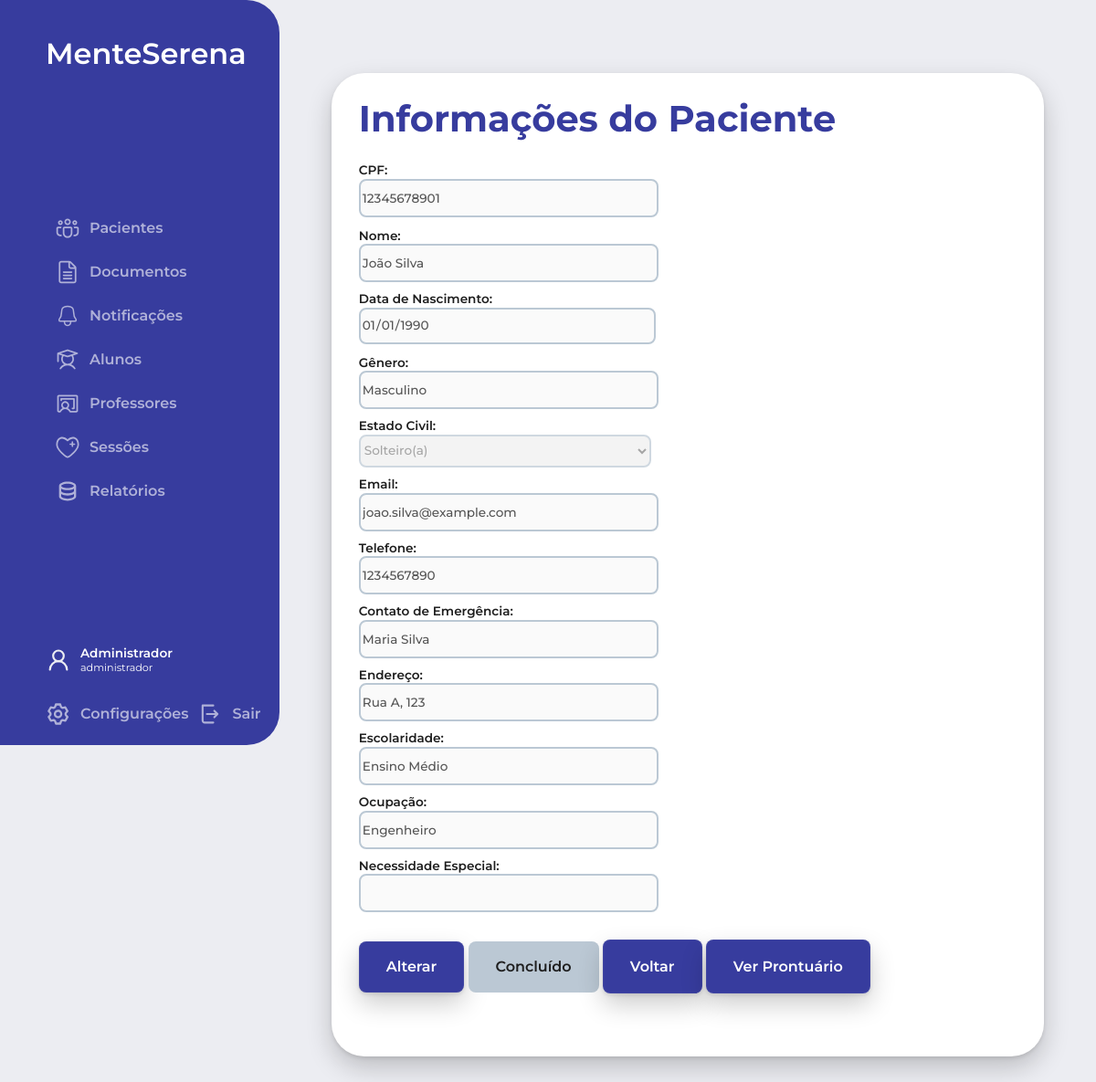
The page /php/acessarPacientes.php?id=1 (signed in) on the database its author committed.
### tables this page shows
CREATE TABLE Pacientes (
    id_paciente INT AUTO_INCREMENT PRIMARY KEY,
    cpf VARCHAR(14) NOT NULL,
    nome VARCHAR(50) NOT NULL,
    data_nascimento DATE NOT NULL,
    genero ENUM('Masculino', 'Feminino', 'Outro') NOT NULL,
    estado_civil ENUM('Solteiro(a)', 'Casado(a)', 'Divorciado(a)', 'Viúvo(a)') NOT NULL,
    email VARCHAR(50) NOT NULL,
    telefone VARCHAR(15) NOT NULL,
    contato_emergencia VARCHAR(50) NOT NULL,
    endereco VARCHAR(50) NOT NULL,
    escolaridade VARCHAR(20) NOT NULL,
    ocupacao VARCHAR(50) NOT NULL,
    necessidade_especial VARCHAR(20)
);

### php/acessarPacientes.php (the view, shortened to what this page needs)
<?php
include('../config.php');
$idPaciente = isset($_GET['id']) ? $_GET['id'] : '';
$queryPaciente = "SELECT * FROM Pacientes WHERE id_paciente = ?";
$stmtPaciente = mysqli_prepare($conn, $queryPaciente);
mysqli_stmt_bind_param($stmtPaciente, "i", $idPaciente);
mysqli_stmt_execute($stmtPaciente);
$resultPaciente = mysqli_stmt_get_result($stmtPaciente);
$paciente = mysqli_fetch_assoc($resultPaciente);
?>
<!DOCTYPE html>
<html lang="pt-br">
<head>
  <link rel="stylesheet" href="../estilo.css">
  <link rel="stylesheet" href="../css/sidebar.css">
  <link rel="stylesheet" href="../css/mainContent.css">
</head>
<body>
  <div class="body_section">
    <?php include('sidebar.php'); ?>
    <main>
      <div class="main_title"><h2>Informações do Paciente</h2></div>
      <div class="content">
        <form class="main_form" action="acessarPacientes.php?id=<?php echo $idPaciente; ?>" method="post">
          <div class="form_group">
            <div class="form_input">
              <label for="cpf">CPF:</label>
              <input type="text" name="cpf" id="cpf" value="<?php echo $paciente['cpf']; ?>" disabled>
            </div>
            <div class="form_input">
              <label for="nome">Nome:</label>
              <input type="text" name="nome" id="nome" value="<?php echo $paciente['nome']; ?>" disabled>
            </div>
            <div class="form_input">
              <label for="data_nascimento">Data de Nascimento:</label>
              <input type="date" name="data_nascimento" id="data_nascimento" value="<?php echo $paciente['data_nascimento']; ?>" disabled>
            </div>
            <div class="form_input">
              <label for="genero">Gênero:</label>
              <input type="text" name="genero" id="genero" value="<?php echo $paciente['genero']; ?>" disabled>
            </div>
            <div class="form_input">
              <label for="estado_civil">Estado Civil:</label>
              <select name="estado_civil" id="estado_civil" disabled>
                <option value="Solteiro(a)" <?php echo ($paciente['estado_civil'] == 'Solteiro(a)') ? 'selected' : ''; ?>>Solteiro(a)</option>
              </select>
            </div>
            <div class="form_input">
              <label for="email">Email:</label>
              <input type="text" name="email" id="email" value="<?php echo $paciente['email']; ?>" disabled>
            </div>
            <div class="form_input">
              <label for="telefone">Telefone:</label>
              <input type="text" name="telefone" id="telefone" value="<?php echo $paciente['telefone']; ?>" disabled>
            </div>
            <div class="form_input">
              <label for="contato_emergencia">Contato de Emergência:</label>
              <input type="text" name="contato_emergencia" id="contato_emergencia" value="<?php echo $paciente['contato_emergencia']; ?>" disabled>
            </div>
            <div class="form_input">
              <label for="endereco">Endereço:</label>
              <input type="text" name="endereco" id="endereco" value="<?php echo $paciente['endereco']; ?>" disabled>
            </div>
            <div class="form_input">
              <label for="escolaridade">Escolaridade:</label>
              <input type="text" name="escolaridade" id="escolaridade" value="<?php echo $paciente['escolaridade']; ?>" disabled>
            </div>
            <div class="form_input">
              <label for="ocupacao">Ocupação:</label>
              <input type="text" name="ocupacao" id="ocupacao" value="<?php echo $paciente['ocupacao']; ?>" disabled>
            </div>
            <div class="form_input">
              <label for="necessidade_especial">Necessidade Especial:</label>
              <input type="text" name="necessidade_especial" id="necessidade_especial" value="<?php echo $paciente['necessidade_especial']; ?>" disabled>
            </div>
          </div>
          <div class="form_group full_width">
            <button type="button" id="alterarBtn" class="botao_azul text_button">Alterar</button>
            <button type="submit" id="concluidoBtn" class="botao_azul text_button" name="botao" value="Concluído" disabled>Concluído</button>
            <a href="mainContent.php?tipo=pacientes" class="botao_azul text_button">Voltar</a>
            <a href="acessarProntuario.php?paciente_id=<?php echo $idPaciente; ?>" class="botao_azul text_button">Ver Prontuário</a>
          </div>
        </form>
      </div>
    </main>
  </div>
</body>
</html>

### estilo.css (style rules this page uses)
:root { --primary-color: #373C9E; --darker-primary-color: #2E3385; --off-white: #ECEDF2; --white: #ffffff; --black: #1e1e1e; --light-gray: #BBC8D4; --shadow: rgba(0, 0, 0, 0.2) 0px 12px 28px 0px, rgba(0, 0, 0, 0.1) 0px 2px 4px 0px, rgba(255, 255, 255, 0.05) 0px 0px 0px 1px inset; }
body { font-family: 'Montserrat', Arial, Helvetica, sans-serif; background-color: var(--off-white); font-size: 16px; margin: 0; padding: 0; }
h1, h2, h3, h4, h5, h6, p, span, .text_button, .placeholder, .small, .caption { margin: 0; }
h2 { color: var(--black); font-size: 2.5rem; font-weight: 700; line-height: 100%; }
button { font-family: 'Montserrat', Arial, Helvetica, sans-serif; }
.text_button { color: var(--black); font-size: 1rem; font-weight: 600; line-height: 100%; }
select, input, textarea { font-family: 'Montserrat', Arial, Helvetica, sans-serif; font-size: 0.85rem; font-weight: 500; line-height: 100%; }
.botao_azul { background-color: var(--primary-color); color: var(--white); padding: 20px 30px; text-decoration: none; border-radius: 8px; box-shadow: var(--shadow); transition: all 0.3s ease; cursor: pointer; border: none; }
.botao_azul:disabled { background-color: var(--light-gray); color: var(--black); cursor: not-allowed; box-shadow: none; }
.main_form { display: flex; flex-wrap: wrap; justify-content: space-between; }
.main_form select, .main_form input, .main_form textarea { font-family: 'Montserrat', Arial, Helvetica, sans-serif; max-width: 320px; width: 100%; height: 36px; border-radius: 8px; border: 2px solid var(--light-gray); }
.main_form label { font-size: 0.85rem; font-weight: 600; line-height: 100%; color: #1e1e1e; }
.main_form .form_input { display: flex; flex-direction: column; gap: 2px; margin-bottom: 12px; }
.main_form .form_group { width: 48%; margin-bottom: 20px; }
.main_form .form_group.full_width { width: 100%; }

### css/mainContent.css (style rules this page uses)
.body_section { display: flex; flex-direction: row; flex-wrap: wrap; }
.body_section main { width: 100%; max-width: 60vw; height: auto; padding: 30px; padding-bottom: 50px; margin: 80px auto 80px; background-color: var(--white); border-radius: 36px; box-shadow: var(--shadow); display: flex; flex-direction: column; }
.body_section main .main_title h2 { color: var(--primary-color); margin: 0 0 30px; }

### rows shown on the page
pacientes: cpf "12345678901", nome "João Silva", data_nascimento "01/01/1990", genero "Masculino", estado_civil "Solteiro(a)", email "joao.silva@example.com", telefone "1234567890", contato_emergencia "Maria Silva", endereco "Rua A, 123", escolaridade "Ensino Médio", ocupacao "Engenheiro"

### other values the page prints
$texto "Pacientes Documentos Notificações Alunos Professores Sessões Relatórios"
$_SESSION['nome_usuario'] "Administrador"
$_SESSION['UsuarioNivel'] "administrador"
